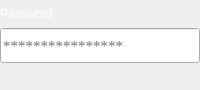
                  <widget class="QFrame" name="frame_password_create">
                   <property name="maximumSize">
                    <size>
                     <width>16777215</width>
                     <height>90</height>
                    </size>
                   </property>
                   <property name="frameShape">
                    <enum>QFrame::NoFrame</enum>
                   </property>
                   <property name="frameShadow">
                    <enum>QFrame::Raised</enum>
                   </property>
                   <layout class="QGridLayout" name="gridLayout_12">
                    <property name="leftMargin">
                     <number>0</number>
                    </property>
                    <property name="topMargin">
                     <number>0</number>
                    </property>
                    <property name="rightMargin">
                     <number>0</number>
                    </property>
                    <property name="bottomMargin">
                     <number>0</number>
                    </property>
                    <property name="spacing">
                     <number>0</number>
                    </property>
                    <item row="0" column="0">
                     <widget class="QLabel" name="label_5">
                      <property name="palette">
                       <palette>
                        <active>
                         <colorrole role="WindowText">
                          <brush brushstyle="SolidPattern">
                           <color alpha="255">
                            <red>255</red>
                            <green>255</green>
                            <blue>255</blue>
                           </color>
                          </brush>
                         </colorrole>
                         <colorrole role="Text">
                          <brush brushstyle="SolidPattern">
                           <color alpha="255">
                            <red>255</red>
                            <green>255</green>
                            <blue>255</blue>
                           </color>
                          </brush>
                         </colorrole>
                         <colorrole role="ButtonText">
                          <brush brushstyle="SolidPattern">
                           <color alpha="255">
                            <red>255</red>
                            <green>255</green>
                            <blue>255</blue>
                           </color>
                          </brush>
                         </colorrole>
                         <colorrole role="PlaceholderText">
                          <brush brushstyle="NoBrush">
                           <color alpha="128">
                            <red>255</red>
                            <green>255</green>
                            <blue>255</blue>
                           </color>
                          </brush>
                         </colorrole>
                        </active>
                        <inactive>
                         <colorrole role="WindowText">
                          <brush brushstyle="SolidPattern">
                           <color alpha="255">
                            <red>255</red>
                            <green>255</green>
                            <blue>255</blue>
                           </color>
                          </brush>
                         </colorrole>
                         <colorrole role="Text">
                          <brush brushstyle="SolidPattern">
                           <color alpha="255">
                            <red>255</red>
                            <green>255</green>
                            <blue>255</blue>
                           </color>
                          </brush>
                         </colorrole>
                         <colorrole role="ButtonText">
                          <brush brushstyle="SolidPattern">
                           <color alpha="255">
                            <red>255</red>
                            <green>255</green>
                            <blue>255</blue>
                           </color>
                          </brush>
                         </colorrole>
                         <colorrole role="PlaceholderText">
                          <brush brushstyle="NoBrush">
                           <color alpha="128">
                            <red>255</red>
                            <green>255</green>
                            <blue>255</blue>
                           </color>
                          </brush>
                         </colorrole>
                        </inactive>
                        <disabled>
                         <colorrole role="WindowText">
                          <brush brushstyle="SolidPattern">
                           <color alpha="255">
                            <red>255</red>
                            <green>255</green>
                            <blue>255</blue>
                           </color>
                          </brush>
                         </colorrole>
                         <colorrole role="Text">
                          <brush brushstyle="SolidPattern">
                           <color alpha="255">
                            <red>255</red>
                            <green>255</green>
                            <blue>255</blue>
                           </color>
                          </brush>
                         </colorrole>
                         <colorrole role="ButtonText">
                          <brush brushstyle="SolidPattern">
                           <color alpha="255">
                            <red>255</red>
                            <green>255</green>
                            <blue>255</blue>
                           </color>
                          </brush>
                         </colorrole>
                         <colorrole role="PlaceholderText">
                          <brush brushstyle="NoBrush">
                           <color alpha="128">
                            <red>255</red>
                            <green>255</green>
                            <blue>255</blue>
                           </color>
                          </brush>
                         </colorrole>
                        </disabled>
                       </palette>
                      </property>
                      <property name="text">
                       <string>Password</string>
                      </property>
                     </widget>
                    </item>
                    <item row="1" column="0">
                     <widget class="QLineEdit" name="lineEdit_password_create">
                      <property name="minimumSize">
                       <size>
                        <width>0</width>
                        <height>35</height>
                       </size>
                      </property>
                      <property name="maximumSize">
                       <size>
                        <width>450</width>
                        <height>16777215</height>
                       </size>
                      </property>
                      <property name="font">
                       <font>
                        <family>Serif</family>
                        <pointsize>11</pointsize>
                        <weight>50</weight>
                        <italic>false</italic>
                        <bold>false</bold>
                       </font>
                      </property>
                      <property name="echoMode">
                       <enum>QLineEdit::PasswordEchoOnEdit</enum>
                      </property>
                      <property name="placeholderText">
                       <string>****************</string>
                      </property>
                     </widget>
                    </item>
                    <item row="2" column="0">
                     <widget class="QLabel" name="label_problem_password_create">
                      <property name="styleSheet">
                       <string notr="true">QLabel{
	color: red;
	font: 10pt &quot;Serif&quot;;
	padding-left: 3px;
}</string>
                      </property>
                      <property name="text">
                       <string/>
                      </property>
                     </widget>
                    </item>
                   </layout>
                  </widget>
